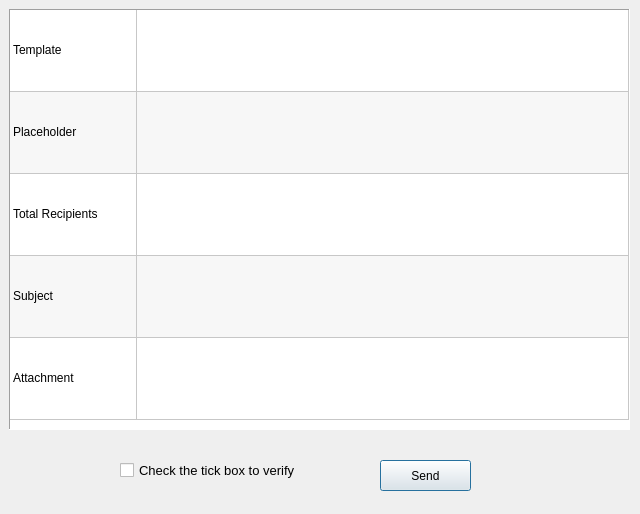
<?xml version="1.0" encoding="UTF-8"?>
<ui version="4.0">
 <class>Dialog</class>
 <widget class="QDialog" name="Dialog">
  <property name="geometry">
   <rect>
    <x>0</x>
    <y>0</y>
    <width>640</width>
    <height>514</height>
   </rect>
  </property>
  <property name="windowTitle">
   <string>Confirm </string>
  </property>
  <widget class="QTableWidget" name="summary_table">
   <property name="geometry">
    <rect>
     <x>9</x>
     <y>9</y>
     <width>621</width>
     <height>421</height>
    </rect>
   </property>
   <property name="cursor" stdset="0">
    <cursorShape>PointingHandCursor</cursorShape>
   </property>
   <property name="focusPolicy">
    <enum>Qt::NoFocus</enum>
   </property>
   <property name="layoutDirection">
    <enum>Qt::LeftToRight</enum>
   </property>
   <property name="frameShape">
    <enum>QFrame::Panel</enum>
   </property>
   <property name="alternatingRowColors">
    <bool>true</bool>
   </property>
   <property name="selectionMode">
    <enum>QAbstractItemView::SingleSelection</enum>
   </property>
   <property name="selectionBehavior">
    <enum>QAbstractItemView::SelectItems</enum>
   </property>
   <property name="textElideMode">
    <enum>Qt::ElideLeft</enum>
   </property>
   <property name="showGrid">
    <bool>true</bool>
   </property>
   <property name="gridStyle">
    <enum>Qt::SolidLine</enum>
   </property>
   <property name="cornerButtonEnabled">
    <bool>false</bool>
   </property>
   <property name="rowCount">
    <number>5</number>
   </property>
   <property name="columnCount">
    <number>2</number>
   </property>
   <attribute name="horizontalHeaderVisible">
    <bool>false</bool>
   </attribute>
   <attribute name="horizontalHeaderCascadingSectionResizes">
    <bool>false</bool>
   </attribute>
   <attribute name="horizontalHeaderDefaultSectionSize">
    <number>127</number>
   </attribute>
   <attribute name="horizontalHeaderHighlightSections">
    <bool>false</bool>
   </attribute>
   <attribute name="horizontalHeaderShowSortIndicator" stdset="0">
    <bool>false</bool>
   </attribute>
   <attribute name="horizontalHeaderStretchLastSection">
    <bool>true</bool>
   </attribute>
   <attribute name="verticalHeaderVisible">
    <bool>false</bool>
   </attribute>
   <attribute name="verticalHeaderCascadingSectionResizes">
    <bool>true</bool>
   </attribute>
   <attribute name="verticalHeaderDefaultSectionSize">
    <number>82</number>
   </attribute>
   <attribute name="verticalHeaderMinimumSectionSize">
    <number>23</number>
   </attribute>
   <attribute name="verticalHeaderShowSortIndicator" stdset="0">
    <bool>false</bool>
   </attribute>
   <attribute name="verticalHeaderStretchLastSection">
    <bool>false</bool>
   </attribute>
   <row/>
   <row/>
   <row/>
   <row/>
   <row/>
   <column>
    <property name="text">
     <string>Entity</string>
    </property>
   </column>
   <column>
    <property name="text">
     <string>Value</string>
    </property>
   </column>
   <item row="0" column="0">
    <property name="text">
     <string>Template</string>
    </property>
   </item>
   <item row="1" column="0">
    <property name="text">
     <string>Placeholder</string>
    </property>
   </item>
   <item row="2" column="0">
    <property name="text">
     <string>Total Recipients</string>
    </property>
   </item>
   <item row="3" column="0">
    <property name="text">
     <string>Subject</string>
    </property>
   </item>
   <item row="4" column="0">
    <property name="text">
     <string>Attachment</string>
    </property>
   </item>
  </widget>
  <widget class="QCheckBox" name="verify_box">
   <property name="geometry">
    <rect>
     <x>120</x>
     <y>450</y>
     <width>181</width>
     <height>41</height>
    </rect>
   </property>
   <property name="font">
    <font>
     <pointsize>10</pointsize>
    </font>
   </property>
   <property name="text">
    <string>Check the tick box to verify</string>
   </property>
  </widget>
  <widget class="QPushButton" name="send_mail_button">
   <property name="geometry">
    <rect>
     <x>380</x>
     <y>460</y>
     <width>91</width>
     <height>31</height>
    </rect>
   </property>
   <property name="text">
    <string>Send</string>
   </property>
  </widget>
 </widget>
 <resources/>
 <connections/>
</ui>
